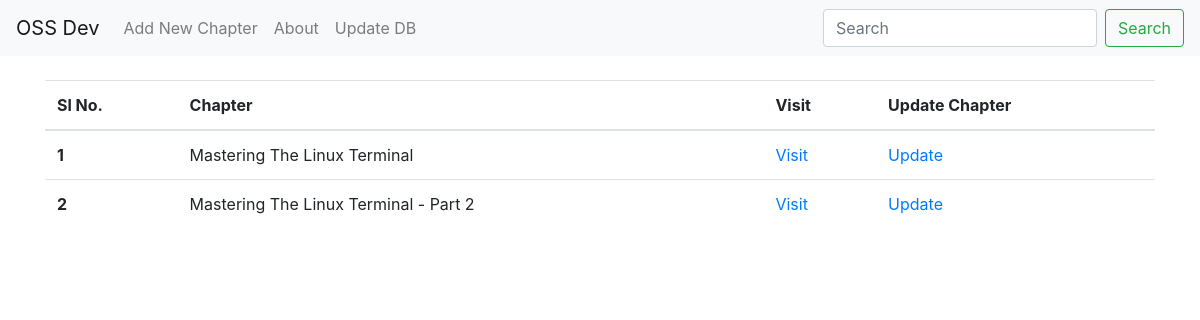
The page / on the database its author committed.
### flask_app.py (models this page shows, shortened)
class Chapters(db.Model):
    __tablename__ = 'chapters'
    id = db.Column(db.Integer, primary_key=True)
    name = db.Column(db.String)
    slno = db.Column(db.Integer)
    lessons = db.relationship('Lessons', cascade="all,delete", backref='my_chapter', lazy='dynamic')

### flask_app.py (the view)
@app.route('/')
def home():
    chapters = Chapters.query.order_by(Chapters.slno).all()
    return render_template('index.html', chapters=chapters, courseName=courseName, courseAbout=courseAbout)

### templates/index.html (shortened to what this page needs)
{% extends "base.html" %}
{% block body %}
<div class="container my-4">
    <table class="table">
        <thead>
            <tr>
                <th scope="col">Sl No.</th>
                <th scope="col">Chapter</th>
                <th scope="col">Visit</th>
                <th scope="col">Update Chapter</th>
            </tr>
        </thead>
        <tbody>
            {% for chapter in chapters %}
                <tr>
                    <th scope="row">{{chapter.slno}}</th>
                    <td>{{chapter.name}}</td>
                    <td><a href="{{url_for('chapter', id=chapter.id)}}">Visit</a></td>
                    <td><a href="{{url_for('updateChapter', id=chapter.id)}}">Update</a></td>
                </tr>
            {% endfor %}
        </tbody>
    </table>
</div>
{% endblock %}

### rows shown on the page
Chapters: slno "1", name "Mastering The Linux Terminal"
Chapters: slno "2", name "Mastering The Linux Terminal - Part 2"

### other values the page prints
{{ courseName }} "OSS Dev"
